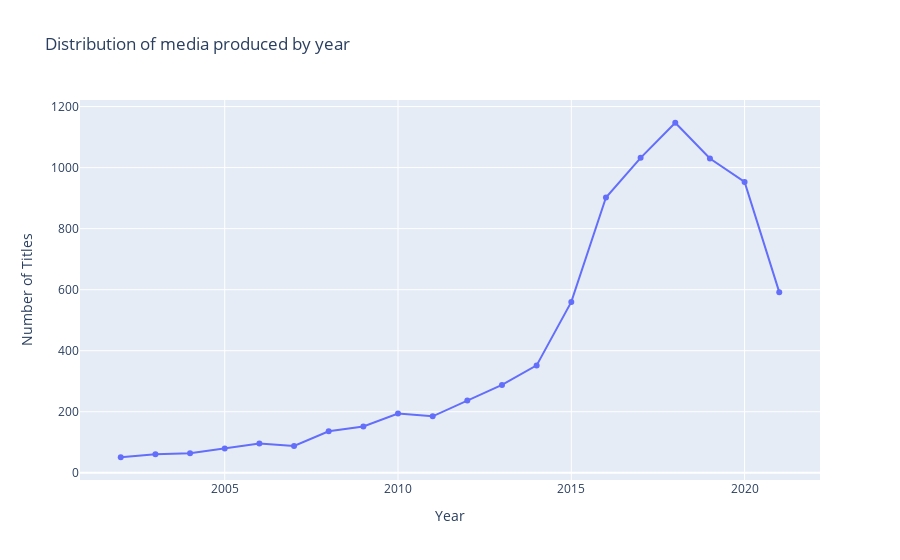

The notebook cell this image was saved under:
### Markdown cell above
The plot above shows more movies being produced comapred to TV shows in majority of the top 10 countries

### Code cell
# Release year distribution on the platform

release_year_plot=(data['release_year']
                    .value_counts()
                    .nlargest(20)
                    .reset_index(name= 'count')
                    .rename(columns={'index': 'release_year'})
)
fig = px.line(release_year_plot.sort_values('release_year'), 
              y='count',
              x='release_year', 
              markers=True,
              title='Distribution of media produced by year',
              labels={'release_year': 'Year', 'count': 'Number of Titles'})

fig.show()

### Figure 1 — Plotly figure (JSON) as saved in the notebook; plotly's stock layout.template omitted (floating-point values rounded to 4 significant figures)
{"data": [{"hovertemplate": "Year=%{x}<br>Number of Titles=%{y}<extra></extra>", "legendgroup": "", "line": {"color": "#636efa", "dash": "solid"}, "marker": {"symbol": "circle"}, "mode": "lines+markers", "name": "", "orientation": "v", "showlegend": false, "type": "scatter", "x": [2002, 2003, 2004, 2005, 2006, 2007, 2008, 2009, 2010, 2011, 2012, 2013, 2014, 2015, 2016, 2017, 2018, 2019, 2020, 2021], "xaxis": "x", "y": [51, 61, 64, 80, 96, 88, 136, 152, 194, 185, 237, 288, 352, 560, 902, 1032, 1147, 1030, 953, 592], "yaxis": "y"}], "layout": {"legend": {"tracegroupgap": 0}, "title": {"text": "Distribution of media produced by year"}, "xaxis": {"anchor": "y", "domain": [0, 1], "title": {"text": "Year"}}, "yaxis": {"anchor": "x", "domain": [0, 1], "title": {"text": "Number of Titles"}}}}
